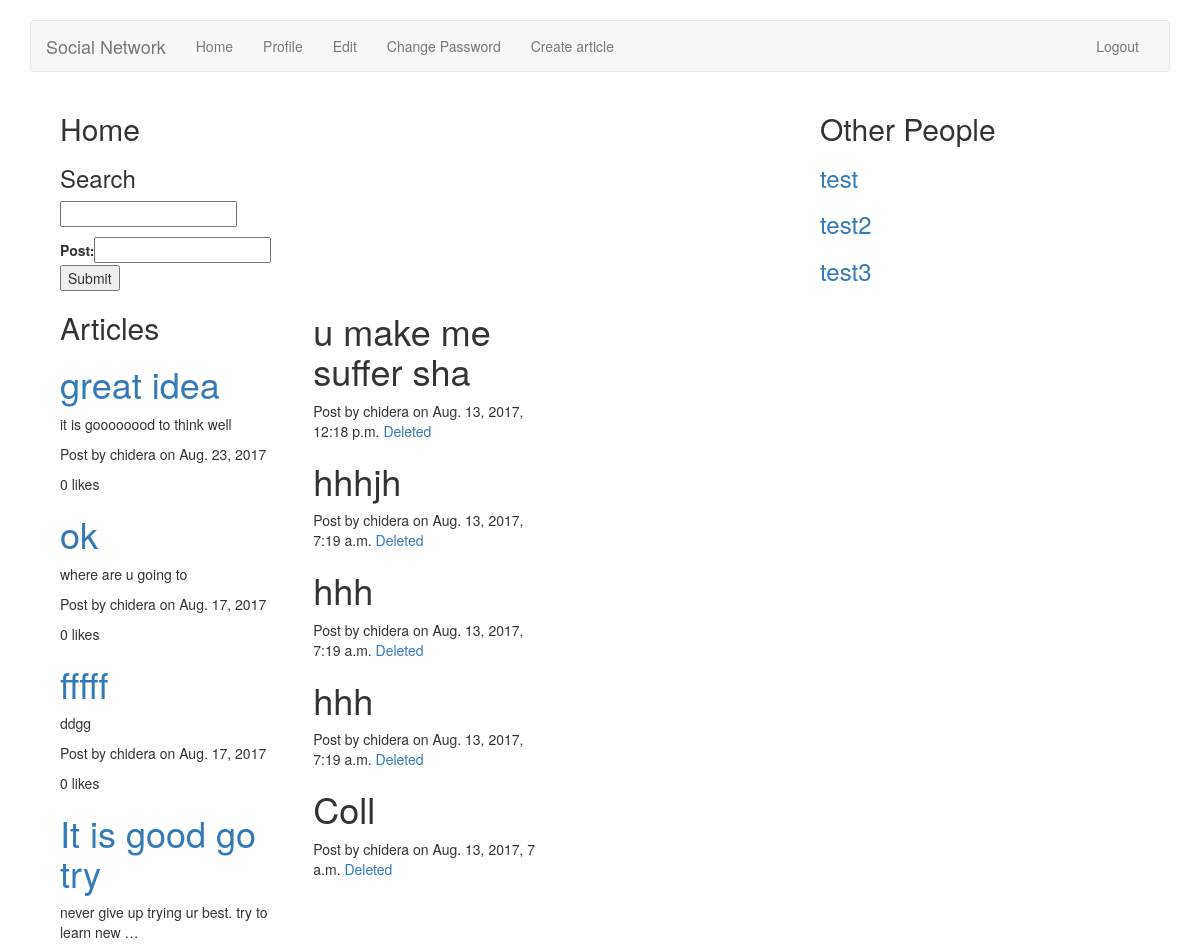
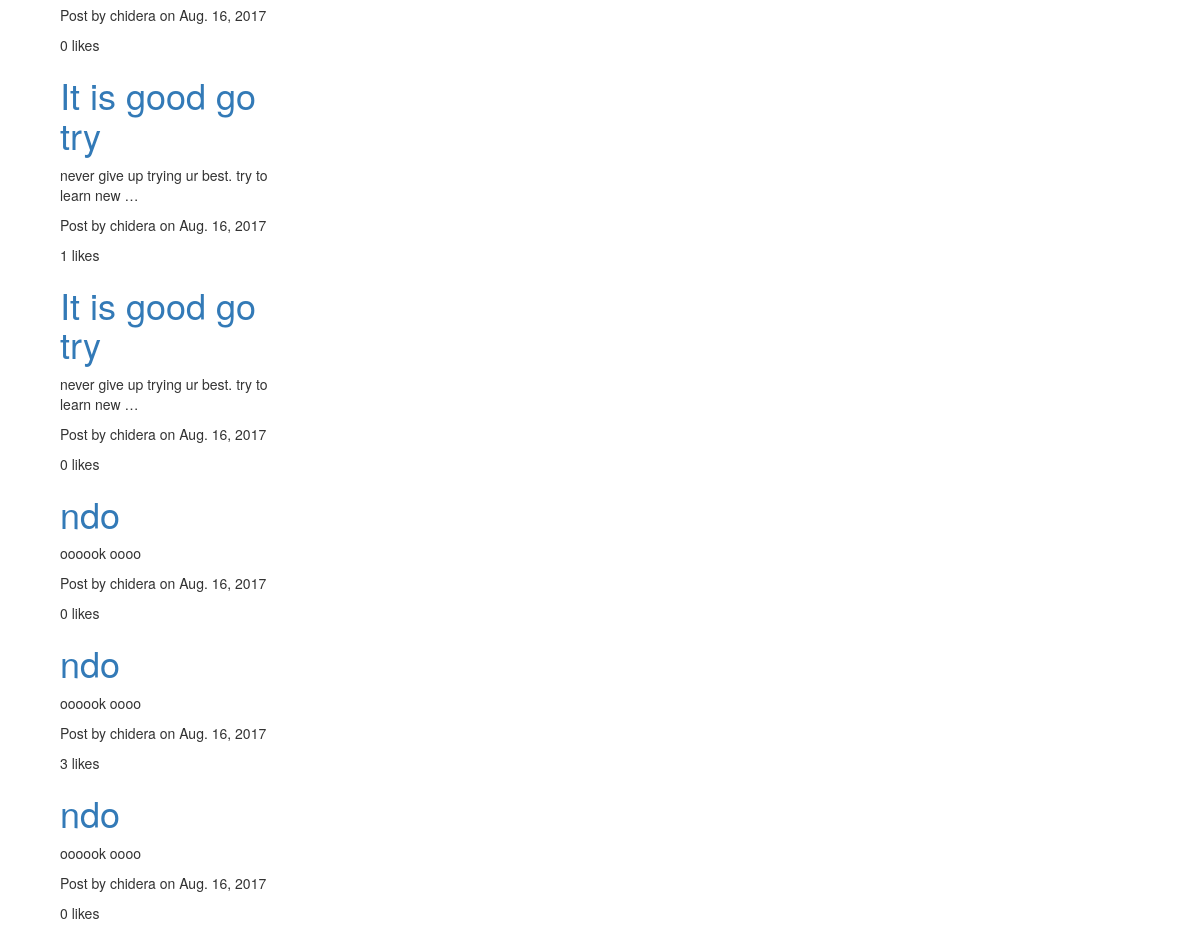
The app's page /home/ (signed in) with its own data (2 pictures, top to bottom).
### news/models.py (models this page shows, shortened)
class Article(models.Model):
    headline = models.CharField(max_length=200)
    content = models.TextField()
    user = models.ForeignKey(User)
    pub_date = models.DateField(auto_now_add=True)
    likes = models.IntegerField(default=0)

### home/models.py (models this page shows, shortened)
class Post(models.Model):
	post = models.CharField(max_length=500)
	user = models.ForeignKey(User)
	created = models.DateTimeField(auto_now_add=True)
	created = models.DateTimeField(auto_now=True)

### home/views.py (the view, shortened to what this page needs)
# urls.py: url(r'^home/', include('home.urls', namespace ='home')),
def home(request):
	articles = Article.objects.all().order_by('-pub_date')
	form = HomeForm()
	posts = Post.objects.all().order_by('-created')
	users = User.objects.exclude(id=request.user.id)
	return render(request,'home/home.html',{'form':form,'posts':posts,'users':users,'articles':articles})

### home/forms.py
class HomeForm(forms.ModelForm):
	class Meta:
		model = Post
		fields = ('post',)

### templates/home/home.html (shortened to what this page needs)
{% extends 'base.html' %}
{% load bootstrap %}
{% block body %}
   <div class="container">
      <div class="col-md-8">
         <h2>Home</h2>
         <h3> Search </h3>
            <input type = 'text' id = 'search' name = 'search' />
         <form method="post">
             {{form|bootstrap}}
             <br>
               <button type="submit">Submit</button>
         </form>
       <div class="row">
           <div class="col-lg-4 col-md-6 col-mb-4">
             <h2>Articles</h2>
             {% for article in articles %}
                 <h1><a href="{% url 'news:view_article' article.id %}">{{article.headline}}</a></h1>
                 <p>{{article.content|lower|truncatewords:"10"}}</p>
                 <p>Post by {{article.user}} on {{article.pub_date}}</p>
                 <p>{{article.likes}} likes</p>
             {% endfor %}
          </div>
            <div class="col-lg-4 col-md-6 mb-4">
                {% for post in posts %}
                  <h1>{{post.post}}</h1>
                  <p>Post by {{post.user}} on {{post.created}}
                  <a href="{% url 'home:delete_comment' article.id %}">Deleted</a></p>
                {% endfor %}
             </div>
        </div>
      </div>
      <div class="col-md-4">
         <h2>Other People</h2>
         {% for user in users %}
             <a href="{% url 'advertisment:view_profile_with_pk' pk=user.pk %}">
                <h3>{{user.username}}</h3>
             </a>
         {% endfor %}
      </div>
   </div>
{% endblock %}

### templates/base.html (shortened to what this page needs)
<!DOCTYPE html>
{% load staticfiles %}
{% load static %}
<html>
<head>
    <link rel="stylesheet" href="{% static 'css/bootstrap.min.css' %}">
</head>
<body>
<br>
<div class="container">
	<nav class="navbar navbar-default">
		<div class="container-fluid">
			<div class="navbar-header">
				<a class="navbar-brand" href="/">Social Network</a>
			</div>
			<div id="navbar" class="navbar-collapse collapse">
			    {% if user.is_authenticated %}
			    <ul class="nav navbar-nav navbar-left">
					<li><a href="{% url 'home:home' %}">Home</a></li>
					<li><a href="{% url 'advertisment:view_profile' %}">Profile</a></li>
					<li><a href="{% url 'advertisment:edit_profile' %}">Edit</a></li>
					<li><a href="{% url 'advertisment:change_password' %}">Change Password</a></li>
					<li><a href="{% url 'news:create_articles' %}">Create article</a></li>
				</ul>
				<ul class="nav navbar-nav navbar-right">
					<li><a href="{% url 'advertisment:logout' %}">Logout</a></li>
				</ul>
				{% endif %}
			</div>
		</div>
	</nav>
</div>
<div class="container">
	{% block body %}{% endblock %}
</div>
</body>
</html>

### records on screen
Article: headline "great idea", content "it is goooooood to think well", user "chidera", pub_date "Aug. 23, 2017", likes "0"
Article: headline "ok", content "where are u going to", user "chidera", pub_date "Aug. 17, 2017", likes "0"
Article: headline "fffff", content "ddgg", user "chidera", pub_date "Aug. 17, 2017", likes "0"
Article: headline "It is good go try", content "never give up trying ur best. try to learn new …", user "chidera", pub_date "Aug. 16, 2017", likes "0"
Article: headline "It is good go try", content "never give up trying ur best. try to learn new …", user "chidera", pub_date "Aug. 16, 2017", likes "1"
Article: headline "It is good go try", content "never give up trying ur best. try to learn new …", user "chidera", pub_date "Aug. 16, 2017", likes "0"
Article: headline "ndo", content "oooook oooo", user "chidera", pub_date "Aug. 16, 2017", likes "0"
Article: headline "ndo", content "oooook oooo", user "chidera", pub_date "Aug. 16, 2017", likes "3"
Article: headline "ndo", content "oooook oooo", user "chidera", pub_date "Aug. 16, 2017", likes "0"
Post: post "u make me suffer sha", user "chidera", created "Aug. 13, 2017, 12:18 p.m."
Post: post "hhhjh", user "chidera", created "Aug. 13, 2017, 7:19 a.m."
Post: post "hhh", user "chidera", created "Aug. 13, 2017, 7:19 a.m."
Post: post "hhh", user "chidera", created "Aug. 13, 2017, 7:19 a.m."
Post: post "Coll", user "chidera", created "Aug. 13, 2017, 7 a.m."

### other values on screen
{{ user.username }} "test"
{{ user.username }} "test2"
{{ user.username }} "test3"
